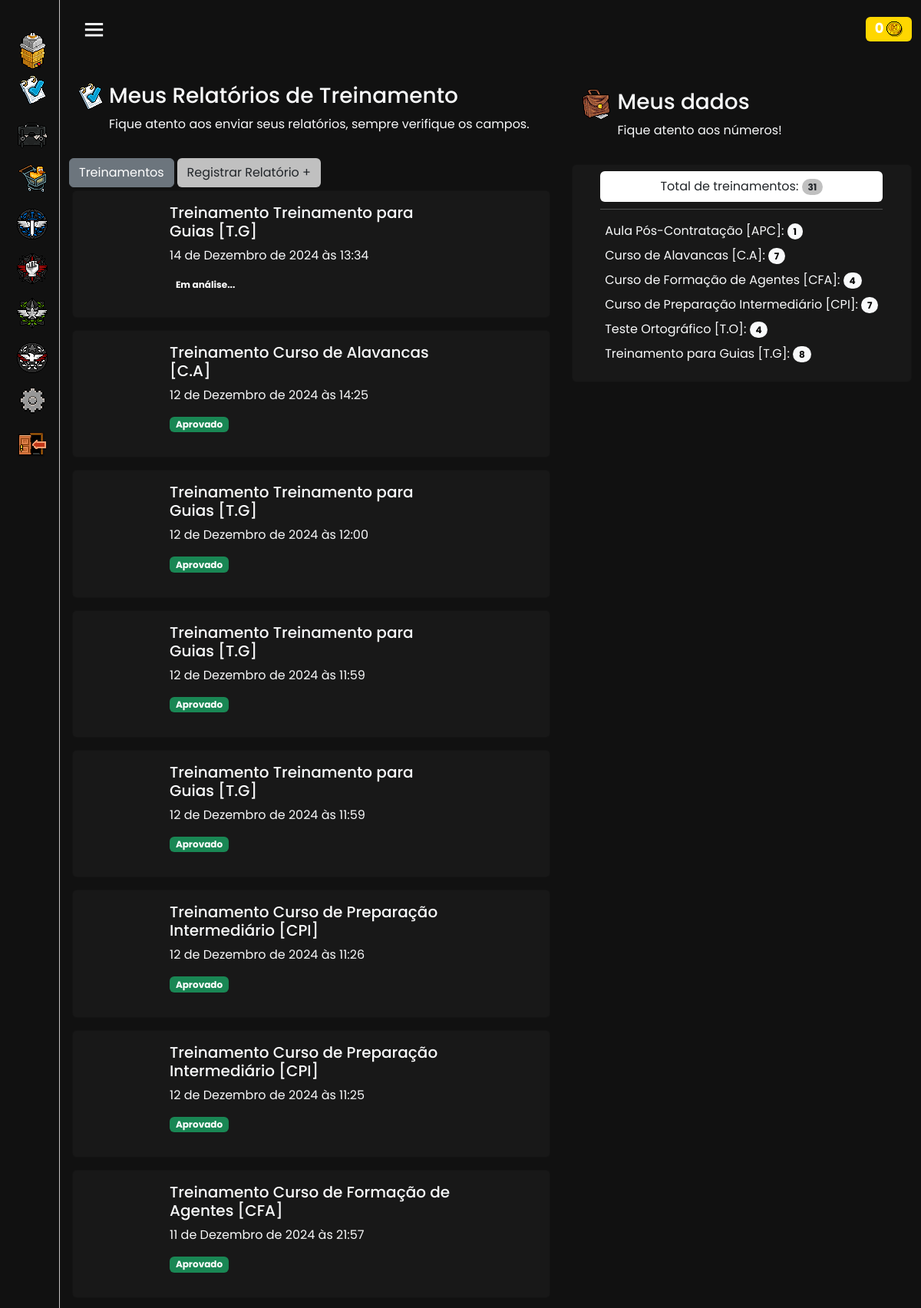
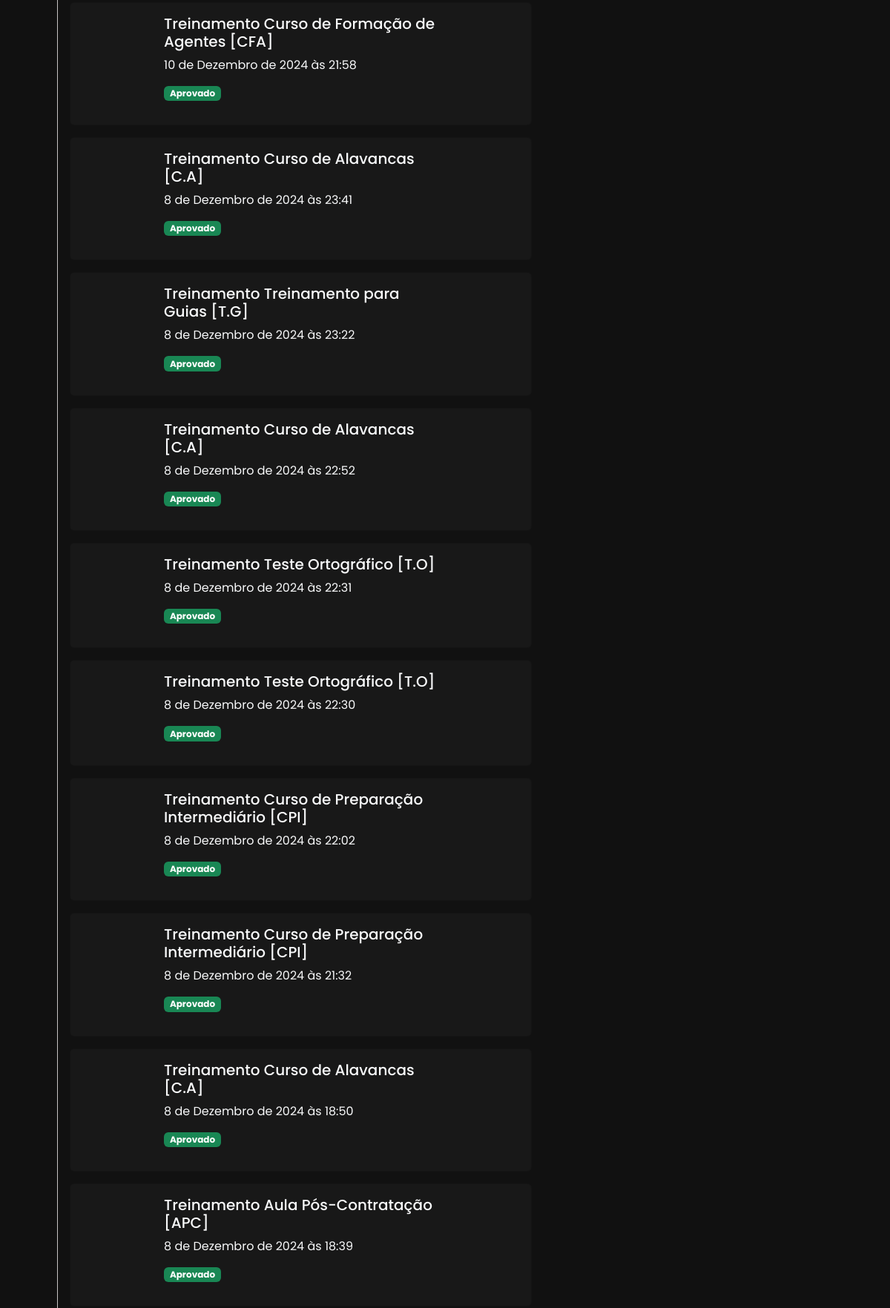
The page /system/dpe/meus-relatorios/ (signed in, upper part) on the database its author committed (2 pictures, top to bottom).
### ControleDeAcesso/models.py (models this page shows, shortened)
class PolicialUsuario(AbstractUser):
    username = models.CharField(
        _('username'),
        max_length=150,
        unique=True,
        validators=[RegexValidator(
            regex=r'^[a-zA-Z0-9@_:.,\-!=]+$',
            message=_('Enter a valid username. This value may contain only letters (uppercase and lowercase), numbers, @, :, -, and _ characters.'),
            code='invalid_username',
        )],
        help_text=_('150 characters or fewer. Letters (uppercase and lowercase), digits, @, :, -, and _ only.'),
    )
    patente = models.CharField(choices=CARGOS, blank=False, null=False, max_length=50, default='Agente')
    moedas = models.IntegerField(default=0, editable=True)
    ultimo_acesso = models.DateTimeField(null=True, blank=True)
    objects = CustomUserManager()
    patente_order = models.IntegerField(default=0, editable=False)
    slug = models.SlugField(unique=True, blank=True, null=True)
    status = models.CharField(choices=STATUS, blank=False, null=False, max_length=50, default='Ativo')

### System/models.py (models this page shows, shortened)
class RelatorioTreinamento(models.Model):
    datatime = models.DateTimeField(default=timezone.now)
    solicitante = models.ForeignKey(get_user_model(), on_delete=models.CASCADE,blank=True, null=True, related_name='solicitanterelatorio')
    treinamento = models.ForeignKey(Treinamentos, blank=False, null=False, on_delete=models.CASCADE)
    aprovado = models.TextField(blank=True, null=True, max_length=70)
    reprovado = models.TextField(blank=True, null=True, max_length=70)
    obs = models.TextField(blank=False, null=True, verbose_name='Observações', max_length=150)
    status = models.CharField(choices=STATUS, blank=False, null=True, max_length=50, default='Em análise...')

class Treinamentos(models.Model):
    solicitante = models.ForeignKey(get_user_model(), on_delete=models.CASCADE,blank=True, null=True, related_name='solicitantetreinamentos')
    titulo = models.TextField(blank=False, null=True, max_length=100)
    treinamento = CKEditor5Field('Treinamentos', config_name='extends', default=' ')
    datatime = models.DateTimeField(default=timezone.now)
    def __str__(self):
        return self.titulo

### System/views.py (the view)
# urls.py: path('dpe/meus-relatorios/', RelatoriosTreinamentos.as_view(), name='RelatoriosTreinamentos'),
class RelatoriosTreinamentos(GroupRequiredMixin, TemplateView):
    model = RelatorioTreinamento
    template_name = 'Relatorios.html'
    group_required = [u'STAFF', u'LDPE', u'GuiaDpE', u'MinistroDpE']
    def get_context_data(self, **kwargs):
        context = super().get_context_data(**kwargs)
        context["alistados"] = PolicialUsuario.objects.order_by('-id')[:5]
        context['relatorios'] = RelatorioTreinamento.objects.filter(solicitante=self.request.user).order_by('-datatime')
        context['contador'] = RelatorioTreinamento.objects.filter(solicitante=self.request.user).values('treinamento__titulo').annotate(total=Count('treinamento'))
        context['total'] = RelatorioTreinamento.objects.filter(solicitante=self.request.user).count()
        return context

### Templates/Relatorios.html (shortened to what this page needs)
{% extends "Index.html" %}
{% load static %}
{% block main %}
<div class="container mt-3 m-auto text-light">
    <div class='row'>
      <div class="mt-3 m-auto col-11 col-md-7 order-2 order-md-1">
        <div class="container d-flex">
          <div>
              <img src="{% static 'relatorio.png'%}" alt="">
          </div>
      <div class="ms-2">
      <h3>Meus Relatórios de Treinamento</h3>
      <p>Fique atento aos enviar seus relatórios, sempre verifique os campos.
      </p>
    </div>
    </div>
    <p class="d-inline-flex gap-1 m-sm-auto mb-2" >
    <a href="{% url 'Treinamentos'%}" class="btn btn-secondary m-sm-auto"> Treinamentos</a>
    <a href="{% url "RegistrarRelatorioTreinamento" %}" class="btn m-sm-auto" style="background-color: silver;"> Registrar Relatório +</a>
    </p>
        {% if relatorios %}
        {% for relatorio in relatorios %}
            <a class="card m-1 p-3 text-light text-decoration-none mb-3" style="background-color: #181818;" data-bs-toggle="collapse" href="#{{relatorio.pk}}" role="button" aria-expanded="false" aria-controls="{{relatorio.pk}}">
                <div class="d-flex">
                    <div class="col-2 mt-md-3 mt-5 mb-2">
                        <div class="rounded-circle m-auto px" style="background: url({% static 'auxilios.png'%}) center center no-repeat; width: 40px; height: 40px;transform: scale(2.0);">
                        </div>
                    </div>
                    <div class="col-8">
                        <div class="container text-light">
                            <h5>Treinamento {{relatorio.treinamento}}</h5>
                            <p>{{relatorio.datatime}}</p>
                            <p>
                            <span class="badge {% if relatorio.status == 'Aprovado' %} text-bg-success {% elif relatorio.status == 'Reprovado' %} text-bg-danger {% elif relatorio.status == 'Em análise...' %} text-bg-body {% endif %}">{{relatorio.status}}</span>
                          </div>
                    </div>
                </div>
            </a>
          {% endfor %}
          {% else %}
          <div class="alert alert-secondary mx-auto mt-3 text-center" role="alert">
            Você não possue nenhum treinamento registrado.
          </div>
          {% endif %}
        </div>
      <div class='col-11 col-md-5 order-1 order-md-2 mx-auto'>
        <div class="container d-flex mt-4">
          <div>
            <img class="px" src="{% static 'bolsa.gif'%}" alt="">
            </div>
          <div class="ms-2">
          <h3>Meus dados</h3>
          <p>Fique atento aos números!</p>
          </div>
        </div>
        <div class="card mt-3" style="background-color: #181818;">
          <div class="mt-2 mb-2 list-group list-group-flush text-center rounded m-auto col-10">
            <li class="list-group-item">Total de treinamentos:
                <span class="badge text-dark rounded-pill" style="background-color: silver;">{{ total }}</span></li>
        </div>
        <hr class="text-light m-auto col-10">
        <div class="m-auto mt-3 mb-3">
        {% for item in contador %}
        <li class="list-group-item text-light mb-2"><img class="px" src="{% static 'trinamentos2.gif'%}" alt="">{{ item.treinamento__titulo }}:
          <span class="badge text-bg-light rounded-pill" style="background: #93110e">{{ item.total }}</span></li>
        {% endfor %}
        </div>
      </div>
        </div>
    </div>
    </div>
{% endblock main %}

### Templates/Index.html (shortened to what this page needs)
{% load static %}
<html lang="en">
<head>
    <link href="{% static 'mode/style.css' %}" rel="stylesheet">
    <link href="/static/django_ckeditor_5/dist/styles.css" media="all" rel="stylesheet">
    <link rel="stylesheet" href="https://cdnjs.cloudflare.com/ajax/libs/font-awesome/6.4.0/css/all.min.css" />
    <link href='https://unpkg.com/boxicons@2.0.7/css/boxicons.min.css' rel='stylesheet'>
    <link href="https://cdn.jsdelivr.net/npm/bootstrap@5.3.3/dist/css/bootstrap.min.css" rel="stylesheet">
    <body style="background-color: #111111;">
        <div class="sidebar close">
          <div class="logo-details">
        </div>
          <ul class="nav-links">
            <li>
              <a href="{% url "PainelPrincipal" %}">
                <i class='bx'>
                  <img class="px" width="35px" src="{% static "home.gif" %}" alt="">
                </i>
              </a>
            </li>
            <li class="mt-2">
              <div class="iocn-link">
                <a href="#">
                  <i class='bx'>
                    <img class="px" width="35px" src="{% static "relatorio.png" %}" alt="">
                  </i>
                </a>
              </div>
            </li>
            <li class="mt-2">
              <div class="iocn-link">
                <a href="#">
                  <i class='bx'>
                    <img class="px" width="40px" src="{% static "bolsa2.gif" %}" alt="">
                  </i>
                </a>
              </div>
            </li>
            <li class="mt-2">
              <div class="iocn-link">
                <a href="#">
                  <i class='bx'>
                    <img class="px" width="37px" src="{% static "loja.png" %}" alt="">
                  </i>
                </a>
              </div>
            </li>
            {% if GuiaDpE or MinistroDpE or STAFF %}
            <li class="mt-2">
              <div class="iocn-link">
                <a href="#">
                  <i class='bx'>
                    <img class="px" width="40px" src="{% static "dpe.gif" %}" alt="">
                  </i>
                </a>
              </div>
            </li>
            {% endif %}
            {% if STAFF or MEMBRODPO or LDPO or MINISTRODPO %}
            <li class="mt-2">
              <div class="iocn-link">
                <a href="#">
                  <i class='bx'>
                    <img class="px" width="40px" src="{% static "dpo.gif" %}" alt="">
                  </i>
                </a>
              </div>
            </li>
            {% endif %}
            {% if STAFF or Analista or LDRH or MINISTRODRH %}
            <li class="mt-2">
              <div class="iocn-link">
                <a href="#">
                  <i class='bx'>
                    <img class="px" width="40px" src="{% static "drh.gif" %}" alt="">
                  </i>
                </a>
              </div>
            </li>
            {% endif %}
            <li class="mt-2">
              <div class="iocn-link">
                <a href="#">
                  <i class='bx'>
                    <img class="px" width="40px" src="{% static "jn.gif" %}" alt="">
                  </i>
                </a>
              </div>
            </li>
            <li class="mt-2">
              <div class="iocn-link">
                <a href="#">
                  <i class='bx'>
                    <img class="px" width="35px" src="{% static "config.png" %}" alt="">
                  </i>
                </a>
              </div>
            </li>
              <li class="mt-2">
                <a href="{% url "Logout" %}">
                  <i class='bx'>
                    <img class="px" width="40px" src="{% static "logout.png" %}" alt="">
                  </i>
                </a>
              </li>
      </ul>
        </div>
        <section class="home-section">
          <nav class="navbar bg-nav">
            <div class="container-fluid">
                <div class="home-content">
                  <i class='bx bx-menu text-light' ></i>
                </div>
                <div class="d-flex">
                  <div class="container mt-2 me-2">
                    <h4><span class="badge" style="background-color: gold; position: relative; left: 20px;">{{request.user.moedas}}  <img src="{% static 'coin.png' %}" alt="">
                    </span></h4>
                </div>
            </div>
          </div>
          </nav>
          {% block main %}
          {% endblock main %}
        </section>
      </body>
</html>

### Arquivos/mode/style.css (style rules this page uses)
* { margin: 0; padding: 0; box-sizing: border-box; font-family: 'Poppins', sans-serif; }
.px { image-rendering: pixelated; image-rendering: -o-crisp-edges; image-rendering: -moz-crisp-edges; image-rendering: crisp-edges; }
.bg-nav { background-color: #111111; }
.sidebar { position: fixed; top: 0; left: 0; height: 100%; width: 260px; background-color: #111111; border-right: solid #c6c4c4 1px; border-left: solid #111111 3px; z-index: 100; transition: all 0.5s ease; }
.sidebar.close { width: 78px; background: #111111; transition: all 0.4s ease; }
.sidebar .logo-details { background-color: #111111; height: 170px; width: 100%; position: relative; top: -10px; transition: all 0.4s ease; }
.sidebar.close .logo-details { background-color: #111111; height: 80px; width: 100%; position: relative; top: -10px; }
.sidebar .nav-links { height: 100%; padding: 10px 0 150px 0; overflow: auto; }
.sidebar.close .nav-links { overflow: auto; position: relative; top: -50px; }
.sidebar .nav-links li { position: relative; list-style: none; transition: all 0.4s ease; }
.sidebar .nav-links li .iocn-link { display: flex; align-items: center; justify-content: space-between; }
.sidebar.close .nav-links li .iocn-link { display: block }
.sidebar .nav-links li i { height: 50px; min-width: 78px; text-align: center; line-height: 50px; color: #fff; font-size: 20px; cursor: pointer; transition: all 0.3s ease; }
.sidebar .nav-links li a { display: flex; align-items: center; text-decoration: none; }
.home-section { background-color: #111111; position: relative; left: 260px; width: calc(100% - 260px); transition: all 0.5s ease; }
.sidebar.close ~ .home-section { left: 78px; width: calc(100% - 78px); }
.home-section .home-content { height: 60px; display: flex; align-items: center; }
.home-section .home-content .bx-menu, .home-section .home-content .text { color: #11101d; font-size: 35px; }
.home-section .home-content .bx-menu { margin: 0 15px; cursor: pointer; }

### rows shown on the page
PolicialUsuario: user.moedas "0"
RelatorioTreinamento: treinamento "Treinamento para Guias [T.G]", datatime "14 de Dezembro de 2024 às 13:34", status "Em análise..."
RelatorioTreinamento: treinamento "Curso de Alavancas [C.A]", datatime "12 de Dezembro de 2024 às 14:25", status "Aprovado"
RelatorioTreinamento: treinamento "Treinamento para Guias [T.G]", datatime "12 de Dezembro de 2024 às 12:00", status "Aprovado"
RelatorioTreinamento: treinamento "Treinamento para Guias [T.G]", datatime "12 de Dezembro de 2024 às 11:59", status "Aprovado"
RelatorioTreinamento: treinamento "Treinamento para Guias [T.G]", datatime "12 de Dezembro de 2024 às 11:59", status "Aprovado"
RelatorioTreinamento: treinamento "Curso de Preparação Intermediário [CPI]", datatime "12 de Dezembro de 2024 às 11:26", status "Aprovado"
RelatorioTreinamento: treinamento "Curso de Preparação Intermediário [CPI]", datatime "12 de Dezembro de 2024 às 11:25", status "Aprovado"
RelatorioTreinamento: treinamento "Curso de Formação de Agentes [CFA]", datatime "11 de Dezembro de 2024 às 21:57", status "Aprovado"
RelatorioTreinamento: treinamento "Curso de Formação de Agentes [CFA]", datatime "10 de Dezembro de 2024 às 21:58", status "Aprovado"
RelatorioTreinamento: treinamento "Curso de Alavancas [C.A]", datatime "8 de Dezembro de 2024 às 23:41", status "Aprovado"
RelatorioTreinamento: treinamento "Treinamento para Guias [T.G]", datatime "8 de Dezembro de 2024 às 23:22", status "Aprovado"
RelatorioTreinamento: treinamento "Curso de Alavancas [C.A]", datatime "8 de Dezembro de 2024 às 22:52", status "Aprovado"
RelatorioTreinamento: treinamento "Teste Ortográfico [T.O]", datatime "8 de Dezembro de 2024 às 22:31", status "Aprovado"
RelatorioTreinamento: treinamento "Teste Ortográfico [T.O]", datatime "8 de Dezembro de 2024 às 22:30", status "Aprovado"
RelatorioTreinamento: treinamento "Curso de Preparação Intermediário [CPI]", datatime "8 de Dezembro de 2024 às 22:02", status "Aprovado"
RelatorioTreinamento: treinamento "Curso de Preparação Intermediário [CPI]", datatime "8 de Dezembro de 2024 às 21:32", status "Aprovado"
RelatorioTreinamento: treinamento "Curso de Alavancas [C.A]", datatime "8 de Dezembro de 2024 às 18:50", status "Aprovado"
RelatorioTreinamento: treinamento "Aula Pós-Contratação [APC]", datatime "8 de Dezembro de 2024 às 18:39", status "Aprovado"
Treinamentos: treinamento__titulo "Aula Pós-Contratação [APC]", total "1"
Treinamentos: treinamento__titulo "Curso de Alavancas [C.A]", total "7"
Treinamentos: treinamento__titulo "Curso de Formação de Agentes [CFA]", total "4"
Treinamentos: treinamento__titulo "Curso de Preparação Intermediário [CPI]", total "7"
Treinamentos: treinamento__titulo "Teste Ortográfico [T.O]", total "4"
Treinamentos: treinamento__titulo "Treinamento para Guias [T.G]", total "8"

### other values the page prints
{{ total }} "31"
